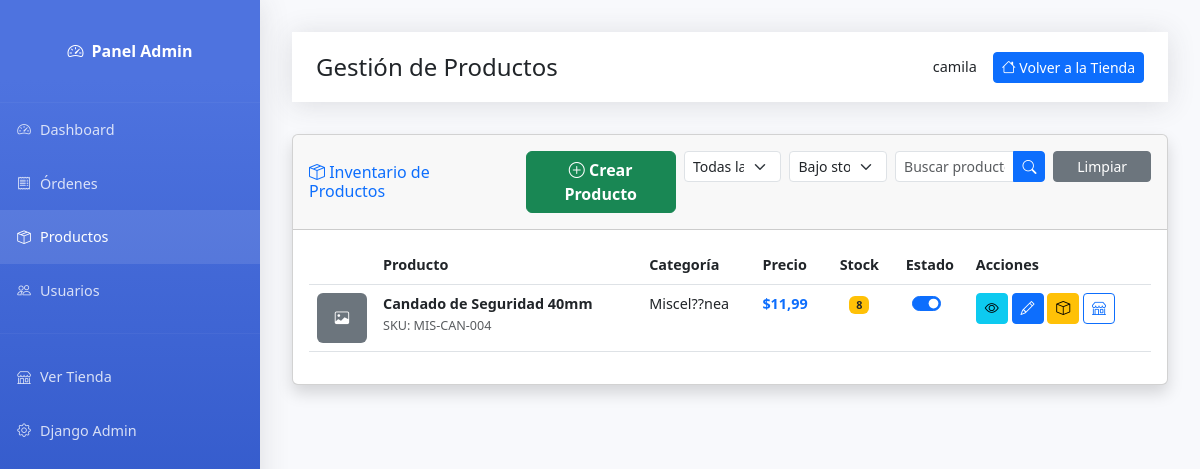
Before: /admin-panel/productos/?stock=low (signed in) with the older database file.
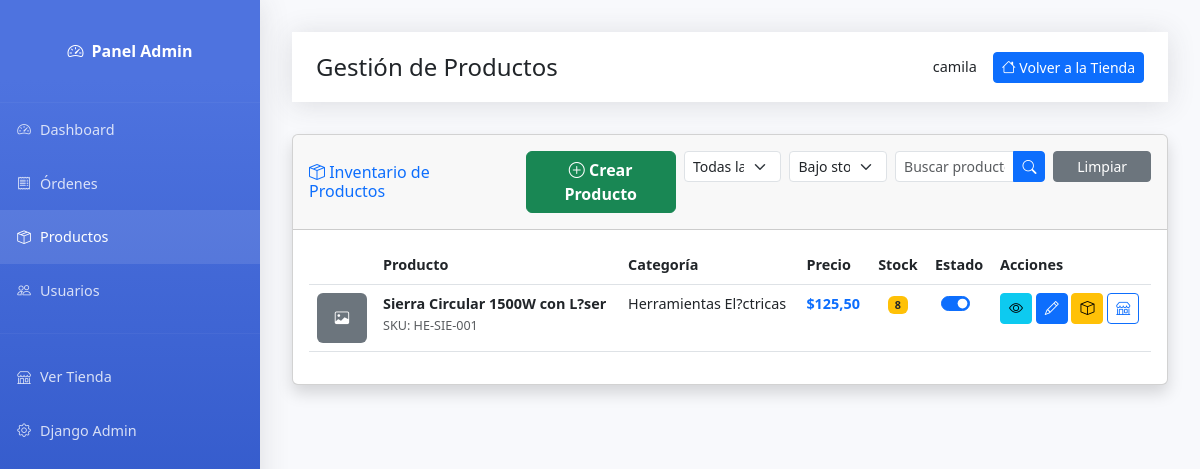
After: the same page with the newer database file.
### shop/models.py (models this page shows, shortened)
class Product(models.Model):
    category = models.ForeignKey(
        Category,
        on_delete=models.CASCADE,
        related_name='products',
        verbose_name="Categoría",
        db_index=True  # ÍNDICE: Para búsquedas por categoría
    )
    name = models.CharField(max_length=200, verbose_name="Nombre", db_index=True)  # ÍNDICE: Para búsquedas
    description = models.TextField(verbose_name="Descripción")
    price = models.DecimalField(
        max_digits=10,
        decimal_places=2,
        validators=[MinValueValidator(Decimal('0.01'))],
        verbose_name="Precio",
        db_index=True  # ÍNDICE: Para ordenar por precio
    )
    stock = models.IntegerField(
        default=0,
        validators=[MinValueValidator(0)],
        verbose_name="Stock",
        db_index=True  # ÍNDICE: Para filtros de stock
    )
    image = models.ImageField(upload_to='products/', blank=True, null=True, verbose_name="Imagen")
    is_active = models.BooleanField(default=True, verbose_name="Activo", db_index=True)  # ÍNDICE: Filtro común
    featured = models.BooleanField(default=False, verbose_name="Destacado", db_index=True)  # ÍNDICE: Para featured
    sku = models.CharField(max_length=50, unique=True, verbose_name="SKU", db_index=True)  # ÍNDICE: Búsquedas por SKU
    created_at = models.DateTimeField(auto_now_add=True, db_index=True)  # ÍNDICE: Para ordenar
    updated_at = models.DateTimeField(auto_now=True)
    material = models.CharField(
        max_length=100,
        blank=True,
        verbose_name="Material",
        help_text="Ej: Acero galvanizado, Plástico ABS, Madera"
    )
    dimensiones = models.CharField(
        max_length=200,
        blank=True,
        verbose_name="Dimensiones",
        help_text="Ej: 10cm x 5cm x 2cm, Largo 50cm"
    )
    peso = models.DecimalField(
        max_digits=8,  # Permite hasta 999999.99 kg
        decimal_places=2,
        blank=True,
        null=True,
        verbose_name="Peso (kg)",
        help_text="Peso en kilogramos"
    )
    voltaje = models.CharField(
        max_length=50,
        blank=True,
        verbose_name="Voltaje",
        help_text="Ej: 110V, 220V, 12V DC"
    )
    potencia = models.CharField(
        max_length=50,
        blank=True,
        verbose_name="Potencia",
        help_text="Ej: 1500W, 2HP, 750W"
    )
    marca = models.CharField(
        max_length=100,
        blank=True,
        verbose_name="Marca",
        help_text="Fabricante o marca del producto"
    )
    garantia = models.CharField(
        max_length=100,
        blank=True,
        verbose_name="Garantía",
        help_text="Ej: 1 año, 6 meses, Sin garantía"
    )
    color = models.CharField(
        max_length=50,
        blank=True,
        verbose_name="Color",
        help_text="Color principal del producto"
    )
    uso_recomendado = models.TextField(
        blank=True,
        verbose_name="Uso Recomendado",
        help_text="Para qué se recomienda usar este producto"
    )
    class Meta:
        verbose_name = "Producto"
        verbose_name_plural = "Productos"
        ordering = ['-created_at']
        indexes = [
            models.Index(fields=['category', 'is_active', '-created_at']),
            models.Index(fields=['featured', 'is_active']),
            models.Index(fields=['is_active', 'stock']),
            models.Index(fields=['name', 'is_active']),
            models.Index(fields=['marca', 'is_active']),
        ]

class Category(models.Model):
    name = models.CharField(max_length=100, verbose_name="Nombre")
    description = models.TextField(blank=True, verbose_name="Descripción")
    slug = models.SlugField(unique=True, db_index=True)  # ÍNDICE: Para búsquedas por slug
    created_at = models.DateTimeField(auto_now_add=True, db_index=True)  # ÍNDICE: Para ordenar
    class Meta:
        verbose_name = "Categoría"
        verbose_name_plural = "Categorías"
        ordering = ['name']
        indexes = [
            models.Index(fields=['name']),
        ]

### shop/views/admin/products.py (the view)
# urls.py: path('admin-panel/productos/', views.admin_products, name='admin_products'),
@staff_member_required
def admin_products(request):
    category_filter = request.GET.get('category', '')
    stock_filter = request.GET.get('stock', '')
    search_query = request.GET.get('q', '')
    products = Product.objects.select_related('category')
    if category_filter:
        products = products.filter(category__slug=category_filter)
    if stock_filter == 'low':
        products = products.filter(stock__lte=10, stock__gt=0)
    elif stock_filter == 'out':
        products = products.filter(stock=0)
    if search_query:
        products = products.filter(
            Q(name__icontains=search_query) |
            Q(sku__icontains=search_query) |
            Q(description__icontains=search_query)
        )
    products = products.order_by('-created_at')
    categories = Category.objects.all()
    context = {
        'products': products,
        'categories': categories,
        'category_filter': category_filter,
        'stock_filter': stock_filter,
        'search_query': search_query,
    }
    return render(request, 'shop/admin/products.html', context)

### shop/templates/shop/admin/products.html (shortened to what the changed rows need)
{% extends 'shop/admin/base_admin.html' %}
{% block content %}
<div class="card shadow mb-4 fade-in">
    <div class="card-body">
        {% if products %}
            <div class="table-responsive">
                <table class="table table-hover">
                    <thead>
                        <tr>
                            <th style="width: 60px;"></th>
                            <th>Producto</th>
                            <th>Categoría</th>
                            <th>Precio</th>
                            <th class="text-center">Stock</th>
                            <th class="text-center">Estado</th>
                            <th>Acciones</th>
                        </tr>
                    </thead>
                    <tbody>
                        {% for product in products %}
                        <tr>
                            <td>
                                {% if product.image %}
                                    <img src="{{ product.image.url }}"
                                         alt="{{ product.name }}"
                                         class="rounded"
                                         style="width: 50px; height: 50px; object-fit: cover;">
                                {% else %}
                                    <div class="bg-secondary rounded d-flex align-items-center justify-content-center"
                                         style="width: 50px; height: 50px;">
                                        <i class="bi bi-image text-white"></i>
                                    </div>
                                {% endif %}
                            </td>
                            <td>
                                <strong>{{ product.name }}</strong>
                                <br>
                                <small class="text-muted">SKU: {{ product.sku }}</small>
                            </td>
                            <td>{{ product.category.name }}</td>
                            <td><strong class="text-primary">${{ product.price }}</strong></td>
                            <td class="text-center">
                                <span class="badge
                                    {% if product.stock == 0 %}bg-danger
                                    {% elif product.stock <= 10 %}bg-warning text-dark
                                    {% else %}bg-success
                                    {% endif %}">
                                    {{ product.stock }}
                                </span>
                            </td>
                            <td class="text-center">
                                <div class="form-check form-switch d-inline-block">
                                    <input class="form-check-input product-toggle"
                                           type="checkbox"
                                           data-product-id="{{ product.id }}"
                                           {% if product.is_active %}checked{% endif %}>
                                </div>
                            </td>
                            <td>
                                <a href="{% url 'shop:admin_product_detail' product.id %}"
                                   class="btn btn-sm btn-info"
                                   title="Ver detalle">
                                    <i class="bi bi-eye"></i>
                                </a>
                                <a href="{% url 'shop:admin_product_edit' product.id %}"
                                   class="btn btn-sm btn-primary"
                                   title="Editar">
                                    <i class="bi bi-pencil"></i>
                                </a>
                                <button class="btn btn-sm btn-warning update-stock-btn"
                                        data-product-id="{{ product.id }}"
                                        data-product-name="{{ product.name }}"
                                        data-current-stock="{{ product.stock }}"
                                        title="Actualizar stock">
                                    <i class="bi bi-box"></i>
                                </button>
                                <a href="{% url 'shop:product_detail' product.id %}"
                                   class="btn btn-sm btn-outline-primary"
                                   target="_blank"
                                   title="Ver en tienda">
                                    <i class="bi bi-shop"></i>
                                </a>
                            </td>
                        </tr>
                        {% endfor %}
                    </tbody>
                </table>
            </div>
        {% endif %}
    </div>
</div>
{% endblock %}

Changed rows visible on the page:
removed Product: name "Candado de Seguridad 40mm", sku "MIS-CAN-004", category.name "Miscel??nea", price "11,99", stock "8", is_active "☑"
added Product: name "Sierra Circular 1500W con L?ser", sku "HE-SIE-001", category.name "Herramientas El?ctricas", price "125,50", stock "8", is_active "☑"
